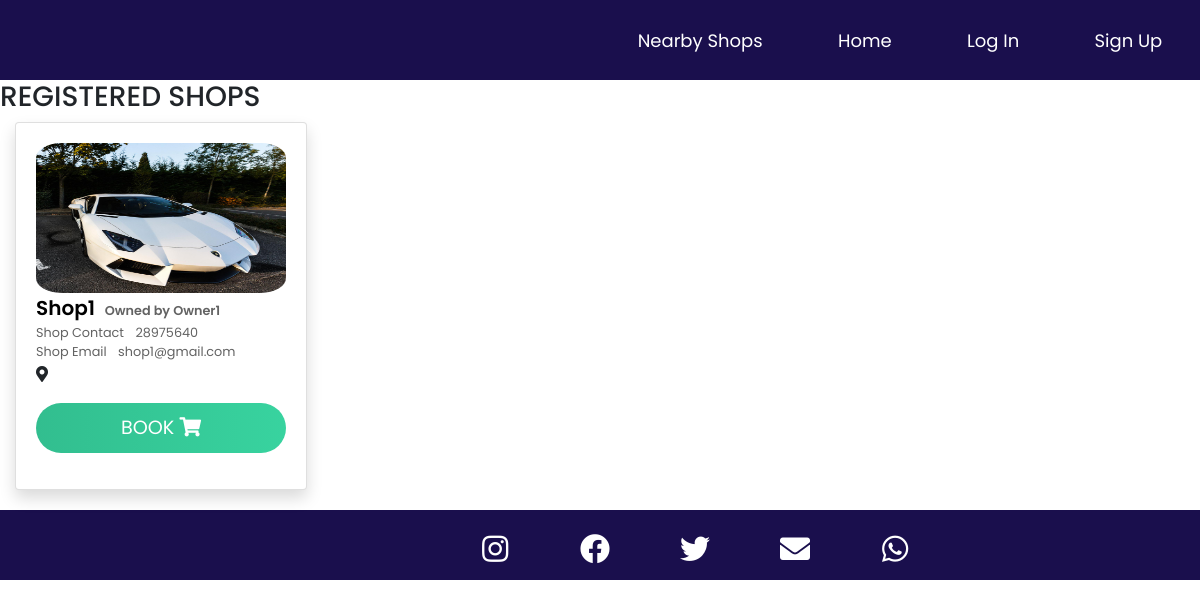
The page /shops/ on the database its author committed.
### carserviceapp/models.py (models this page shows, shortened)
class Shop(models.Model):
    shop_id = models.UUIDField(primary_key=True, default=uuid.uuid4, editable=False)
    shop_name = models.CharField(max_length=50)
    owner_name = models.CharField(max_length=50)
    shop_email = models.EmailField(max_length=60,unique=True)
    shop_contact = models.IntegerField(unique=True)
    owner_contact = models.IntegerField(unique=True)
    shop_location = AddressField()
    vehicle_servicing_charge = models.IntegerField()
    vehicle_breakdown_Support_charge = models.IntegerField()
    vehicle_parts_Replacement_charge = models.IntegerField()
    vehicle_modification_charge = models.IntegerField()
    body_repair_and_repainting_charge = models.IntegerField()
    shop_image = models.ImageField()

### carserviceapp/views.py (the view)
# urls.py: path('shops/',views.shops_view,name='shops'),
def shops_view(request):
    shops = Shop.objects.all()
    context = {'shops': shops}
    return render(request,'registration/shops.html',context)

### templates/registration/shops.html (shortened to what this page needs)
{% extends '../base.html' %}
{% load crispy_forms_tags %}
{% block content %}
<div class="">
    <div class="aesthetic-back-cover">
    <h3>REGISTERED SHOPS</h3>
        <div class="container-fluid" style="display: flex;">
            <div class="row">
            {% for s in shops %}
                <div class="col">
                    <div class = "card shadow" id="buy-cards">
                        <div class="card-body">
                            <img class="card-img-top" src="{{ s.shop_image.url}}" style="height: 150px; width: 250px;">
                            <div style="font-size: 1.25rem;color: #000000;font-weight: 600;" >
                                {{s.shop_name}}
                                <span style="font-size: 0.8rem;color: #636363;padding-left: 5px;" >Owned by {{s.owner_name}}</span>
                            </div>
                            <div style="font-size: 0.8rem;color: #636363;" >Shop Contact <span class="pl-2">{{s.shop_contact}}</span></div>
                            <div style="font-size: 0.8rem;color: #636363;" >Shop Email <span class="pl-2">{{s.shop_email}}</span></div>
                            <div style="display: flex; height: auto;font-size: 1rem;padding: 5px 0;">
                                <i class="fa fa-map-marker-alt"></i>
                                <span class="pl-2">{{s.shop_location}}</span>
                            </div>
                            <a href="/booking/?shopId={{s.shop_id}}" style="display: block;width: 100%;margin: auto;"><button style="width: 100%;" class="btn btn-primary mt-3">Book <div class="fa fa-shopping-cart"></div></button></a>
                        </div>
                    </div>
                </div>
            {% endfor %}
            </div>
        </div>
    </div>
</div>
{% endblock %}

### static/style.css (style rules this page uses)
* { margin: 0; padding: 0; box-sizing: border-box; }
body { font-family: sans-serif; }
.card-img-top { border-radius: 10%; }

### static/login.css (style rules this page uses)
* { padding: 0; margin: 0; box-sizing: border-box; }
html { overflow-y: scroll; }
body { font-family: 'Poppins', sans-serif; }
a { display: block; text-align: right; text-decoration: none; color: #999; font-size: 0.9rem; transition: .3s; }
.btn { display: block; width: 100%; height: 50px; border-radius: 25px; outline: none; border: none; background-image: linear-gradient(to right, #32be8f, #38d39f, #32be8f); background-size: 200%; font-size: 1.2rem; color: #fff; font-family: 'Poppins', sans-serif; text-transform: uppercase; margin: 1rem 0; cursor: pointer; transition: .5s; }

### rows shown on the page
Shop: shop_image (picture), shop_name "Shop1", owner_name "Owner1", shop_contact "28975640", shop_email "shop1@gmail.com"
